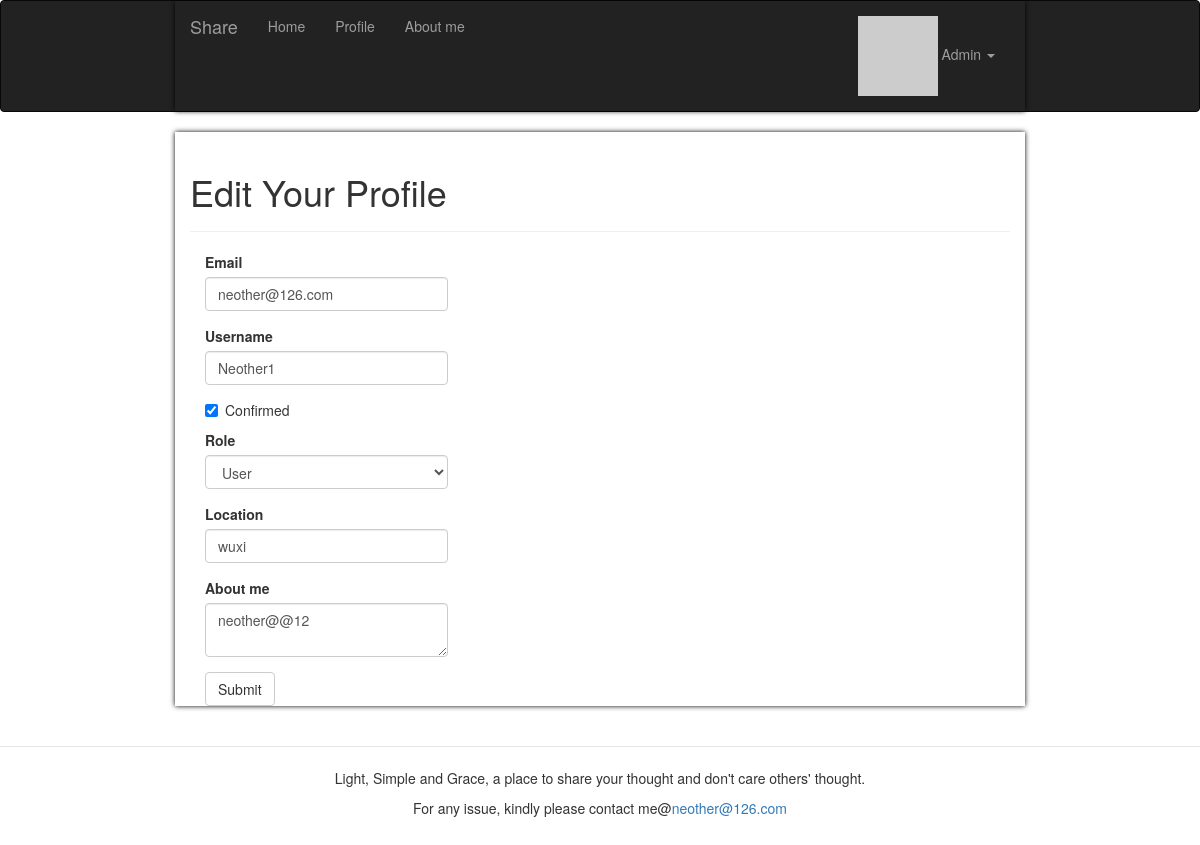
Page /edit-profile/9 (signed in) on the committed database.
### app/models.py (models this page shows, shortened)
class User(UserMixin, db.Model):
    __tablename__ = 'users'
    id = db.Column(db.Integer, primary_key=True)
    email = db.Column(db.String(64), unique=True, index=True)
    username = db.Column(db.String(64), unique=True, index=True)
    password_hash = db.Column(db.String(128))
    role_id = db.Column(db.Integer, db.ForeignKey('roles.id'))
    confirmed = db.Column(db.Boolean, default=False)
    showaboutme = db.Column(db.Boolean, default=False)
    location = db.Column(db.String(64))
    about_me = db.Column(db.Text())
    member_since = db.Column(db.DateTime(), default=datetime.utcnow)
    last_seen = db.Column(db.DateTime(), default=datetime.utcnow)
    avatar_hash = db.Column(db.String(32))
    posts = db.relationship('Post', backref='author',
                            lazy='dynamic', cascade='all, delete-orphan')
    comments = db.relationship('Comment', backref='author', lazy='dynamic')
    followed = db.relationship('Follow', foreign_keys=[Follow.follower_id], backref=db.backref(
        'follower', lazy='joined'), lazy='dynamic', cascade='all, delete-orphan')
    followers = db.relationship('Follow', foreign_keys=[Follow.followed_id], backref=db.backref(
        'followed', lazy='joined'), lazy='dynamic', cascade='all, delete-orphan')
    @property
    def password(self):
        raise AttributeError('password is not a readable attribute')
    @login_manager.user_loader
    def load_user(user_id):
        return User.query.get(int(user_id))
    def can(self, perm):
        return self.role is not None and self.role.has_permission(perm)
    def is_administrator(self):
        return self.can(Permission.ADMIN)
    def ping(self):
        self.last_seen = datetime.utcnow()
        db.session.add(self)
    def gravatar_hash(self):
        return hashlib.md5(self.email.lower().encode('utf-8')).hexdigest()
    def gravatar(self, size=100, default='identicon', rating='g'):
        url = 'https://secure.gravatar.com/avatar'
        hash = self.avatar_hash or self.gravatar_hash()
        return '{url}/{hash}?s={size}&d={default}&r={rating}'.format(
            url=url, hash=hash, size=size, default=default, rating=rating)

### app/main/views.py (the view, shortened to what this page needs)
@main.route('/edit-profile/<int:id>', methods=['GET', 'POST'])
@login_required
@admin_required
def edit_profile_admin(id):
    user = User.query.get_or_404(id)
    form = EditProfileAdminForm(user=user)
    form.email.data = user.email
    form.username.data = user.username
    form.confirmed.data = user.confirmed
    form.role.data = user.role_id
    form.location.data = user.location
    form.about_me.data = user.about_me
    return render_template('edit_profile.html', form=form, user=user)

### app/main/forms.py (shortened to what this page needs)
class EditProfileAdminForm(FlaskForm):
    email = StringField('Email', validators=[DataRequired(), Length(1, 64),
                                             Email()])
    username = StringField('Username', validators=[
        DataRequired(), Length(1, 64),
        Regexp('^[A-Za-z][A-Za-z0-9_.]*$', 0,
               'Usernames must have only letters, numbers, dots or '
               'underscores')])
    confirmed = BooleanField('Confirmed')
    role = SelectField('Role', coerce=int)
    location = StringField('Location', validators=[Length(0, 64)])
    about_me = TextAreaField('About me')
    submit = SubmitField('Submit')
    def __init__(self, user, *args, **kwargs):
        super(EditProfileAdminForm, self).__init__(*args, **kwargs)
        self.role.choices = [(role.id, role.name)
                             for role in Role.query.order_by(Role.name).all()]
        self.user = user

### app/auth/views.py (called while the page is built)
@auth.before_app_request
def before_request():
    if current_user.is_authenticated:
        current_user.ping()
        if not current_user.confirmed \
                and request.blueprint != 'auth' \
                and request.endpoint != 'static':
            return redirect(url_for('auth.unconfirmed'))

### app/main/__init__.py (called while the page is built)
@main.app_context_processor
def inject_permissions():
    return dict(Permission=Permission)

### app/models.py (called while the page is built)
    def has_permission(self, perm):
        return self.permissions & perm == perm

### app/templates/edit_profile.html (shortened to what this page needs)
{% extends "base.html" %}
{% import "bootstrap/wtf.html" as wtf %}
{% block page_content %}
<div class="page-header">
    <h1>Edit Your Profile</h1>
</div>
<div class="col-md-4">
    {{ wtf.quick_form(form) }}
</div>
{% endblock %}

### app/templates/base.html (shortened to what this page needs)
{% extends "bootstrap/base.html" %}
{% block head %}
    {{ super() }}
    <link rel="stylesheet" type="text/css" href="{{ url_for('static', filename='styles.css') }}">
{% endblock %}
{% block navbar %}
    <div class="navbar navbar-inverse" role="navigation">
        <div class="container">
            <div class="navbar-header">
                <a class="navbar-brand" href="{{ url_for('main.index') }}">Share</a>
            </div>
            <div class="navbar-collapse collapse">
                <ul class="nav navbar-nav">
                    <li><a href="{{ url_for('main.index') }}">Home</a></li>
                    {% if current_user.is_authenticated %}
                        <li><a href="{{ url_for('main.user', username=current_user.username) }}">Profile</a></li>
                    {% endif %}
                    {% if current_user.showaboutme %}
                    <li><a href="{{ url_for('main.aboutme') }}">About me</a></li>
                    {% endif %}
                </ul>
                <ul class="nav navbar-nav navbar-right">
                    {% if current_user.is_authenticated %}
                        <li class="dropdown">
                            <a href="#" class="dropdown-toggle" data-toggle="dropdown">
                                <img src="{{ current_user.gravatar(size=18) }}">
                                {{current_user.username}} <b class="caret"></b>
                            </a>
                        </li>
                    {% else %}
                        <li><a href="{{ url_for('auth.login') }}">Log In</a></li>
                    {% endif %}
                </ul>
            </div>
        </div>
    </div>
{% endblock %}
{% block content %}
    <div class="container">
        {% block page_content %}{% endblock %}
    </div>
     <div class="footer">
<br>
        <hr style="align:center;width:100%;height:1px;border:none;border-top:1px solid #E7E4E6;" />
        <p style=" text-align:center;">Light, Simple and Grace, a place to share your thought and don't care others' thought.</p>
         <p style=" text-align:center;">For any issue, kindly please contact me@<a href="mailto:neother@126.com">neother@126.com</a></p>
        <br>
        <br>
    </div>
{% endblock %}

### app/static/styles.css (style rules this page uses)
.container { padding-right: 15px; padding-left: 15px; margin-right: auto; margin-left: auto; box-shadow: black 0px 0px 5px; }
@media (min-width: 768px) { .container { width: 750px; } }
@media (min-width: 848px) { .container { width: 770px; } }
@media (min-width: 1200px) { .container { width: 850px; } }

### rows in the picture
User: username "Admin"
User: email "neother@126.com", username "Neother1", confirmed "☑", role "User", location "wuxi", about_me "neother@@12"
